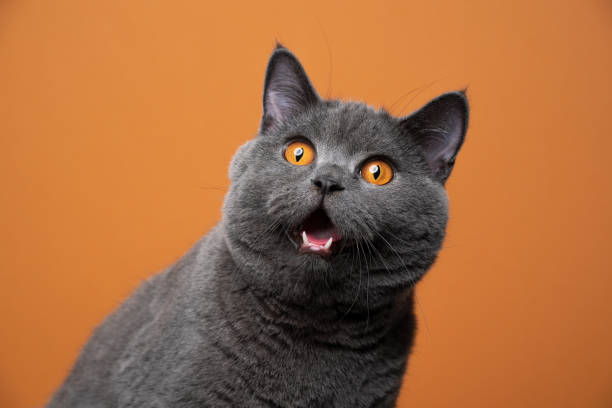
#> input picture Photos/Cat.jpg, 612 x 408 px
$ python Laplace.py   (older library calls are emulated)
#> lines starting #> are read from the running program, lines starting #| are printed output that depends on the picture
import cv2
import numpy as np
import matplotlib.pyplot as plt

def apply_blur_and_laplacian(image, blur_kernel_size):
    blurred_image = cv2.GaussianBlur(image, (blur_kernel_size, blur_kernel_size), 0)

    laplacian = cv2.Laplacian(blurred_image, cv2.CV_64F)

    laplacian = cv2.normalize(laplacian, None, 0, 255, cv2.NORM_MINMAX)

    return laplacian.astype(np.uint8)

image_path = 'Photos/Cat.jpg'
original_image = cv2.imread(image_path, cv2.IMREAD_GRAYSCALE)
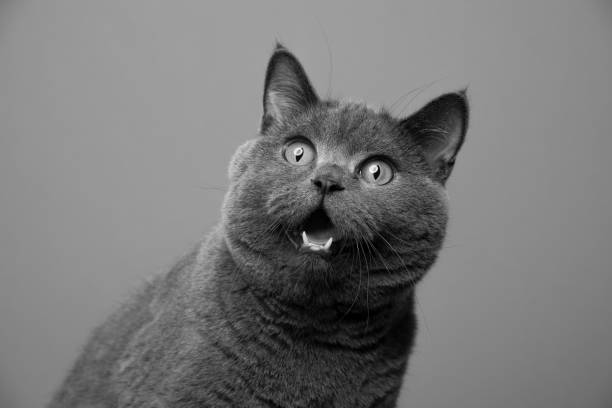
#> original_image: shape (408, 612); min 0, max 251, mean 120.1

plt.imshow(original_image, cmap='gray')
plt.title('Original Image')
plt.show()

blur_kernel_size = 5
laplacian_filtered_image = apply_blur_and_laplacian(original_image, blur_kernel_size)
#> in apply_blur_and_laplacian, `laplacian = cv2.Laplacian(blurred_image, cv2.CV_64F)`:
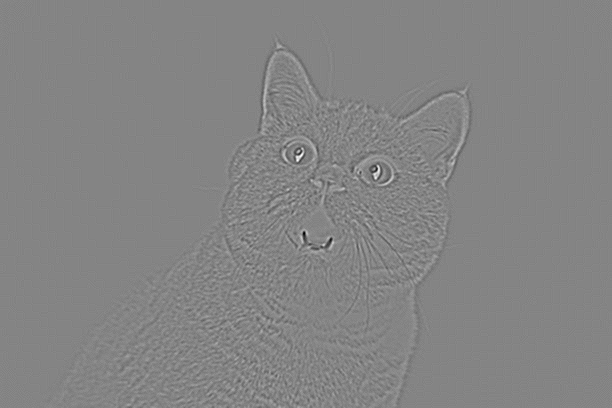
#> laplacian: shape (408, 612) float64; min -65, max 60, mean 0; drawn with min black and max white

plt.imshow(laplacian_filtered_image, cmap='gray')
plt.title(f'Blurring with Laplacian (Blur Kernel Size: {blur_kernel_size})')
plt.show()
